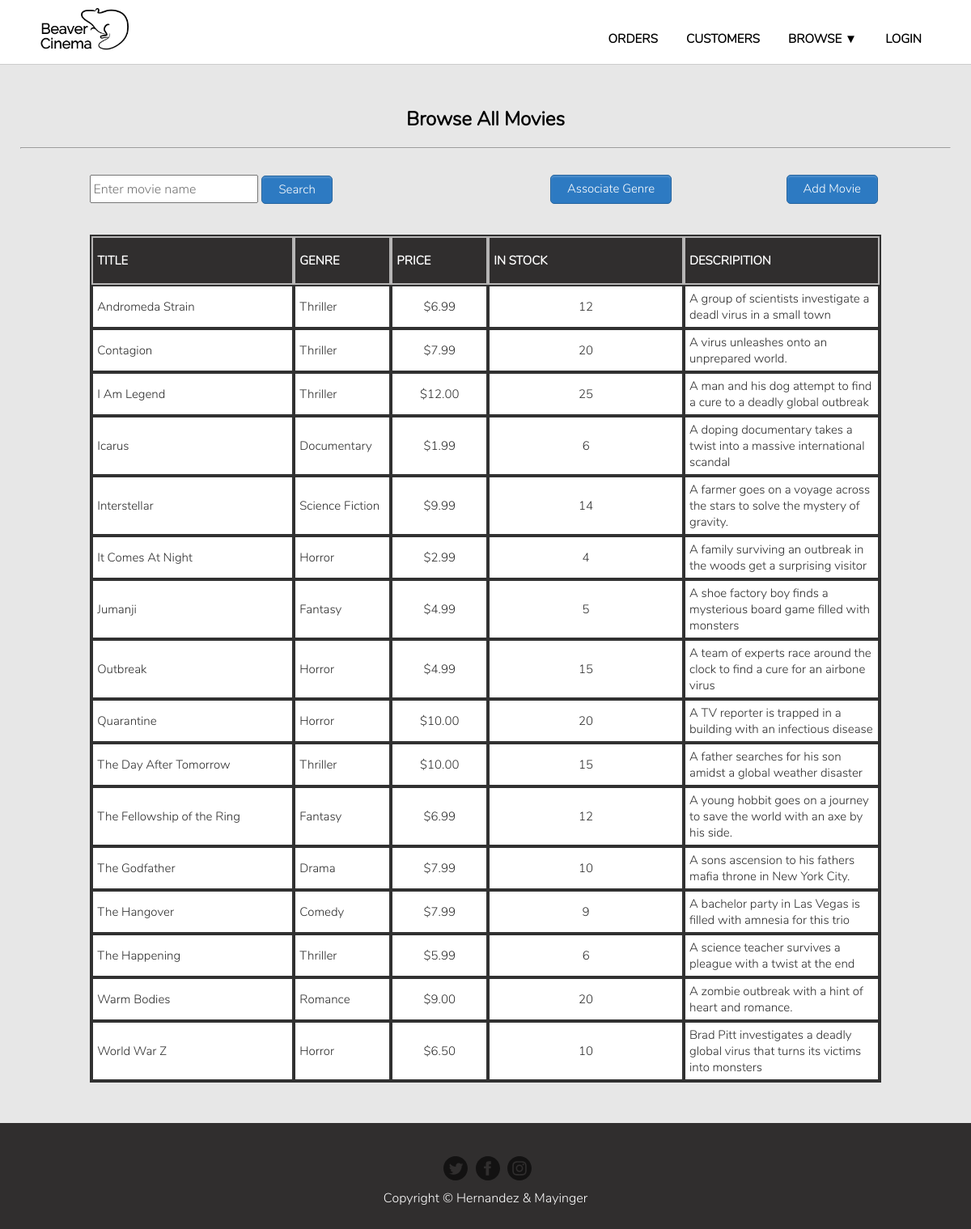
/php/movies.php, run on the app's committed database.
### tables this page shows
CREATE TABLE `movies` (
	`movie_id` int(11) unsigned NOT NULL AUTO_INCREMENT,
	`title` varchar(255) NOT NULL,
	`price` decimal(5,2) NOT NULL DEFAULT '5.99',
	`num_stock` int(11) unsigned DEFAULT NULL,
	`movie_description` text,
	PRIMARY KEY (`movie_id`)
);

CREATE TABLE `genres` (
	`genre_id` int(11) unsigned NOT NULL AUTO_INCREMENT,
	`genre_name` varchar(255) NOT NULL,
	PRIMARY KEY (`genre_id`)
);

### php/movies.php (the view, shortened to what this page needs)
<?php
include("templates/header.php");
include("database/action.php");	?>
		<div class="container grid">
			<div class="box title">
				<h2 class="title">Browse All Movies <?php echo $movie; ?> </h2>
				<hr>
			</div>
			<div class="grid-movie">
				<div class="box search">
					<form action="search_movies.php" method="POST">
						<input type="text" class="search-movie" name="movie" placeholder="Enter movie name">
						<input type="submit" class="button-submit" name="search-movie" value="Search">
					</form>
				</div>
				<div class="box associate">
					<button onclick="openForm()" class="button-submit genre-submit">Associate Genre</button>
				</div>
				<div class="box insert">
					<button onclick="openSecond()" class="button-submit movie-submit">Add Movie</button>
				</div>
			</div>
			<div class="box tbl-header">
				<?php
				$mysqli = OpenCon();
				$result = $mysqli->query("SELECT m.title, g.genre_name, m.price, m.num_stock, m.movie_description FROM movies AS m
				LEFT JOIN movie_genres AS mg ON mg.movie_id=m.movie_id
				LEFT JOIN genres AS g ON g.genre_id=mg.genre_id
                ORDER BY m.title") or die($mysqli->error);
				?>
				<table class="movie-table">
					<thead>
						<tr class="header-row">
							<th>Title</th>
							<th>Genre</th>
							<th>Price</th>
							<th>In Stock</th>
							<th>Descripition</th>
						</tr>
					</thead>
					<tbody>
					<?php	while ($row = $result->fetch_assoc()): ?>
						<tr>
							<td><?php echo $row['title']; ?></td>
							<td><?php echo $row['genre_name']; ?></td>
							<td class="center-column"><?php echo '$'; echo $row['price']; ?></td>
							<td class="center-column"><?php echo $row['num_stock']; ?></td>
							<td><?php echo $row['movie_description']; ?></td>
						</tr>
					<?php endwhile; ?>
					</tbody>
				</table>
			</div>
		</div>
	</div>
<?php include("templates/footer.php");	?>

### public/css/style.css (style rules this page uses)
* { box-sizing: border-box; }
body { line-height: 1.6; color: #3a3a3a; font-family: 'Nunito', sans-serif; line-height: 1.6; color: #3a3a3a; background: rgb(48, 46, 46); opacity: 1; }
h2, h3, a { color: black; }
h2, h3 { margin-top: 0; }
.search { width: 100%; position: relative; display: flex; height: 35px; }
@media (min-width: 769px) { .container { width: 100%; max-width: 1150px; margin: 0 auto; } }
.grid { display: grid; grid-template-columns: 1fr; grid-gap: 0.5em; justify-items:stretch; align-items:stretch; padding-bottom: 50px; margin-top: 80px; }
.grid-movie { display: grid; grid-template-columns: 1fr .5fr .5fr; grid-gap: 0.5em; justify-items:stretch; align-items:stretch; padding-bottom: 30px; }
.title { margin-bottom: 1rem; margin-top: 1.5rem; text-align: center; }
table { width: 85%; table-layout: fixed; padding: 0; border-spacing: 0; border: 2px solid rgb(49, 49, 49); margin: 0 auto; }
.header-row { height: 60px; }
th { text-align: left; padding: 5px 5px; font-size: 15px; color: #fff; text-transform: uppercase; background: rgb(48, 46, 46); border: 2px solid rgb(182, 181, 181); }
td { padding: 5px; text-align: left; vertical-align:middle; font-weight: 300; font-size: 15px; color: rgb(43, 43, 43); border-bottom: solid 1px rgba(255,255,255,0.1); line-height: 20px; border: 2px solid rgb(49, 49, 49); }
tr { height: 50px; }
tbody > tr { background: white; }
.center-column { text-align: center; }
.movie-table td:nth-child(1), .movie-table th:nth-child(1) { width: 250px; }
.movie-table td:nth-child(2), .movie-table th:nth-child(2), .movie-table th:nth-child(3), .movie-table th:nth-child(3) { width: 120px; }
.button-submit { background: rgb(45, 122, 194); padding: 8px 20px 8px 20px; border-radius: 5px; -webkit-border-radius: 5px; -moz-border-radius: 5px; color: #fff; -moz-box-shadow: inset 0px 2px 2px 0px rgba(255, 255, 255, 0.17); -webkit-box-shadow: inset 0px 2px 2px 0px rgba(255, 255, 255, 0.17); box-shadow: inset 0px 2px 2px 0px rgba(255, 255, 255, 0.17); border: 1px solid rgb(37, 100, 158); font-size: 15px; }
.movie-submit, .genre-submit { margin-left: 5rem; }
.search-movie { margin-left: 5.4rem; height: 35px; }

### data on the page
movies: title "Andromeda Strain", genres.genre_name "Thriller", price "6.99", num_stock "12", movie_description "A group of scientists investigate a deadl virus in a small town"
movies: title "Contagion", genres.genre_name "Thriller", price "7.99", num_stock "20", movie_description "A virus unleashes onto an unprepared world."
movies: title "I Am Legend", genres.genre_name "Thriller", price "12.00", num_stock "25", movie_description "A man and his dog attempt to find a cure to a deadly global outbreak"
movies: title "Icarus", genres.genre_name "Documentary", price "1.99", num_stock "6", movie_description "A doping documentary takes a twist into a massive international scandal"
movies: title "Interstellar", genres.genre_name "Science Fiction", price "9.99", num_stock "14", movie_description "A farmer goes on a voyage across the stars to solve the mystery of gravity."
movies: title "It Comes At Night", genres.genre_name "Horror", price "2.99", num_stock "4", movie_description "A family surviving an outbreak in the woods get a surprising visitor"
movies: title "Jumanji", genres.genre_name "Fantasy", price "4.99", num_stock "5", movie_description "A shoe factory boy finds a mysterious board game filled with monsters"
movies: title "Outbreak", genres.genre_name "Horror", price "4.99", num_stock "15", movie_description "A team of experts race around the clock to find a cure for an airbone virus"
movies: title "Quarantine", genres.genre_name "Horror", price "10.00", num_stock "20", movie_description "A TV reporter is trapped in a building with an infectious disease"
movies: title "The Day After Tomorrow", genres.genre_name "Thriller", price "10.00", num_stock "15", movie_description "A father searches for his son amidst a global weather disaster"
movies: title "The Fellowship of the Ring", genres.genre_name "Fantasy", price "6.99", num_stock "12", movie_description "A young hobbit goes on a journey to save the world with an axe by his side."
movies: title "The Godfather", genres.genre_name "Drama", price "7.99", num_stock "10", movie_description "A sons ascension to his fathers mafia throne in New York City."
movies: title "The Hangover", genres.genre_name "Comedy", price "7.99", num_stock "9", movie_description "A bachelor party in Las Vegas is filled with amnesia for this trio"
movies: title "The Happening", genres.genre_name "Thriller", price "5.99", num_stock "6", movie_description "A science teacher survives a pleague with a twist at the end"
movies: title "Warm Bodies", genres.genre_name "Romance", price "9.00", num_stock "20", movie_description "A zombie outbreak with a hint of heart and romance."
movies: title "World War Z", genres.genre_name "Horror", price "6.50", num_stock "10", movie_description "Brad Pitt investigates a deadly global virus that turns its victims into monsters"
